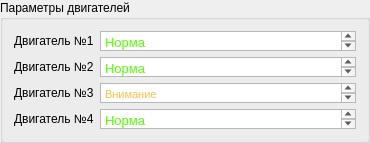
                      <widget class="QGroupBox" name="groupBox_7">
                       <property name="sizePolicy">
                        <sizepolicy hsizetype="Minimum" vsizetype="Minimum">
                         <horstretch>0</horstretch>
                         <verstretch>0</verstretch>
                        </sizepolicy>
                       </property>
                       <property name="title">
                        <string>Параметры двигателей</string>
                       </property>
                       <layout class="QHBoxLayout" name="horizontalLayout_47">
                        <item>
                         <layout class="QVBoxLayout" name="verticalLayout_8">
                          <property name="sizeConstraint">
                           <enum>QLayout::SetMinimumSize</enum>
                          </property>
                          <item>
                           <layout class="QHBoxLayout" name="horizontalLayout_43">
                            <item>
                             <widget class="QLabel" name="label_19">
                              <property name="sizePolicy">
                               <sizepolicy hsizetype="Minimum" vsizetype="Minimum">
                                <horstretch>0</horstretch>
                                <verstretch>0</verstretch>
                               </sizepolicy>
                              </property>
                              <property name="text">
                               <string>Двигатель №1</string>
                              </property>
                             </widget>
                            </item>
                            <item>
                             <widget class="QTextEdit" name="textEdit_2">
                              <property name="sizePolicy">
                               <sizepolicy hsizetype="Minimum" vsizetype="Minimum">
                                <horstretch>0</horstretch>
                                <verstretch>0</verstretch>
                               </sizepolicy>
                              </property>
                              <property name="maximumSize">
                               <size>
                                <width>16777215</width>
                                <height>20</height>
                               </size>
                              </property>
                              <property name="html">
                               <string>&lt;!DOCTYPE HTML PUBLIC &quot;-//W3C//DTD HTML 4.0//EN&quot; &quot;http://www.w3.org/TR/REC-html40/strict.dtd&quot;&gt;
&lt;html&gt;&lt;head&gt;&lt;meta name=&quot;qrichtext&quot; content=&quot;1&quot; /&gt;&lt;meta charset=&quot;utf-8&quot; /&gt;&lt;style type=&quot;text/css&quot;&gt;
p, li { white-space: pre-wrap; }
hr { height: 1px; border-width: 0; }
li.unchecked::marker { content: &quot;\2610&quot;; }
li.checked::marker { content: &quot;\2612&quot;; }
&lt;/style&gt;&lt;/head&gt;&lt;body style=&quot; font-family:'Segoe UI'; font-size:10pt; font-weight:400; font-style:normal;&quot;&gt;
&lt;p style=&quot; margin-top:0px; margin-bottom:0px; margin-left:0px; margin-right:0px; -qt-block-indent:0; text-indent:0px;&quot;&gt;&lt;span style=&quot; color:#55ff00;&quot;&gt;Норма&lt;/span&gt;&lt;/p&gt;&lt;/body&gt;&lt;/html&gt;</string>
                              </property>
                             </widget>
                            </item>
                           </layout>
                          </item>
                          <item>
                           <layout class="QHBoxLayout" name="horizontalLayout_44">
                            <item>
                             <widget class="QLabel" name="label_20">
                              <property name="sizePolicy">
                               <sizepolicy hsizetype="Minimum" vsizetype="Minimum">
                                <horstretch>0</horstretch>
                                <verstretch>0</verstretch>
                               </sizepolicy>
                              </property>
                              <property name="text">
                               <string>Двигатель №2</string>
                              </property>
                             </widget>
                            </item>
                            <item>
                             <widget class="QTextEdit" name="textEdit_3">
                              <property name="sizePolicy">
                               <sizepolicy hsizetype="Minimum" vsizetype="Minimum">
                                <horstretch>0</horstretch>
                                <verstretch>0</verstretch>
                               </sizepolicy>
                              </property>
                              <property name="maximumSize">
                               <size>
                                <width>16777215</width>
                                <height>20</height>
                               </size>
                              </property>
                              <property name="html">
                               <string>&lt;!DOCTYPE HTML PUBLIC &quot;-//W3C//DTD HTML 4.0//EN&quot; &quot;http://www.w3.org/TR/REC-html40/strict.dtd&quot;&gt;
&lt;html&gt;&lt;head&gt;&lt;meta name=&quot;qrichtext&quot; content=&quot;1&quot; /&gt;&lt;meta charset=&quot;utf-8&quot; /&gt;&lt;style type=&quot;text/css&quot;&gt;
p, li { white-space: pre-wrap; }
hr { height: 1px; border-width: 0; }
li.unchecked::marker { content: &quot;\2610&quot;; }
li.checked::marker { content: &quot;\2612&quot;; }
&lt;/style&gt;&lt;/head&gt;&lt;body style=&quot; font-family:'Segoe UI'; font-size:10pt; font-weight:400; font-style:normal;&quot;&gt;
&lt;p style=&quot; margin-top:0px; margin-bottom:0px; margin-left:0px; margin-right:0px; -qt-block-indent:0; text-indent:0px;&quot;&gt;&lt;span style=&quot; color:#55ff00;&quot;&gt;Норма&lt;/span&gt;&lt;/p&gt;&lt;/body&gt;&lt;/html&gt;</string>
                              </property>
                             </widget>
                            </item>
                           </layout>
                          </item>
                          <item>
                           <layout class="QHBoxLayout" name="horizontalLayout_45">
                            <item>
                             <widget class="QLabel" name="label_21">
                              <property name="text">
                               <string>Двигатель №3</string>
                              </property>
                             </widget>
                            </item>
                            <item>
                             <widget class="QTextEdit" name="textEdit_4">
                              <property name="sizePolicy">
                               <sizepolicy hsizetype="Minimum" vsizetype="Minimum">
                                <horstretch>0</horstretch>
                                <verstretch>0</verstretch>
                               </sizepolicy>
                              </property>
                              <property name="maximumSize">
                               <size>
                                <width>16777215</width>
                                <height>20</height>
                               </size>
                              </property>
                              <property name="html">
                               <string>&lt;!DOCTYPE HTML PUBLIC &quot;-//W3C//DTD HTML 4.0//EN&quot; &quot;http://www.w3.org/TR/REC-html40/strict.dtd&quot;&gt;
&lt;html&gt;&lt;head&gt;&lt;meta name=&quot;qrichtext&quot; content=&quot;1&quot; /&gt;&lt;meta charset=&quot;utf-8&quot; /&gt;&lt;style type=&quot;text/css&quot;&gt;
p, li { white-space: pre-wrap; }
hr { height: 1px; border-width: 0; }
li.unchecked::marker { content: &quot;\2610&quot;; }
li.checked::marker { content: &quot;\2612&quot;; }
&lt;/style&gt;&lt;/head&gt;&lt;body style=&quot; font-family:'Segoe UI'; font-size:10pt; font-weight:400; font-style:normal;&quot;&gt;
&lt;p style=&quot; margin-top:0px; margin-bottom:0px; margin-left:0px; margin-right:0px; -qt-block-indent:0; text-indent:0px;&quot;&gt;&lt;span style=&quot; font-family:'MS Shell Dlg 2'; font-size:8.25pt; color:#fdc149;&quot;&gt;Внимание&lt;/span&gt;&lt;/p&gt;&lt;/body&gt;&lt;/html&gt;</string>
                              </property>
                             </widget>
                            </item>
                           </layout>
                          </item>
                          <item>
                           <layout class="QHBoxLayout" name="horizontalLayout_46">
                            <item>
                             <widget class="QLabel" name="label_22">
                              <property name="text">
                               <string>Двигатель №4</string>
                              </property>
                             </widget>
                            </item>
                            <item>
                             <widget class="QTextEdit" name="textEdit_5">
                              <property name="sizePolicy">
                               <sizepolicy hsizetype="Minimum" vsizetype="Minimum">
                                <horstretch>0</horstretch>
                                <verstretch>0</verstretch>
                               </sizepolicy>
                              </property>
                              <property name="maximumSize">
                               <size>
                                <width>16777215</width>
                                <height>20</height>
                               </size>
                              </property>
                              <property name="html">
                               <string>&lt;!DOCTYPE HTML PUBLIC &quot;-//W3C//DTD HTML 4.0//EN&quot; &quot;http://www.w3.org/TR/REC-html40/strict.dtd&quot;&gt;
&lt;html&gt;&lt;head&gt;&lt;meta name=&quot;qrichtext&quot; content=&quot;1&quot; /&gt;&lt;meta charset=&quot;utf-8&quot; /&gt;&lt;style type=&quot;text/css&quot;&gt;
p, li { white-space: pre-wrap; }
hr { height: 1px; border-width: 0; }
li.unchecked::marker { content: &quot;\2610&quot;; }
li.checked::marker { content: &quot;\2612&quot;; }
&lt;/style&gt;&lt;/head&gt;&lt;body style=&quot; font-family:'Segoe UI'; font-size:10pt; font-weight:400; font-style:normal;&quot;&gt;
&lt;p style=&quot; margin-top:0px; margin-bottom:0px; margin-left:0px; margin-right:0px; -qt-block-indent:0; text-indent:0px;&quot;&gt;&lt;span style=&quot; color:#55ff00;&quot;&gt;Норма&lt;/span&gt;&lt;/p&gt;&lt;/body&gt;&lt;/html&gt;</string>
                              </property>
                             </widget>
                            </item>
                           </layout>
                          </item>
                         </layout>
                        </item>
                       </layout>
                      </widget>
